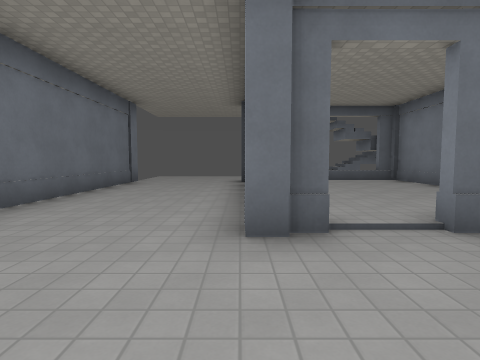
view 1 (above)

14 first-person views from a walk through a level from a Godot 3-D game. The camera is 1.3 m above the floor, tilts 4° down and sees 80° across. The floor is counted in squares, 2 m on a side. Each view is taken from the middle of a square. On the plan, view 1 faces up. The plan holds only what a view shows up to about 9 squares ahead; the rest is blank. The place goes on beyond the plan. Characters and animated objects are left out. Surface patterns are stand-ins for the level's own textures.

view 2
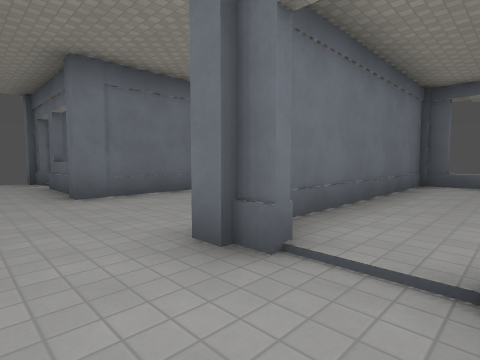

view 3
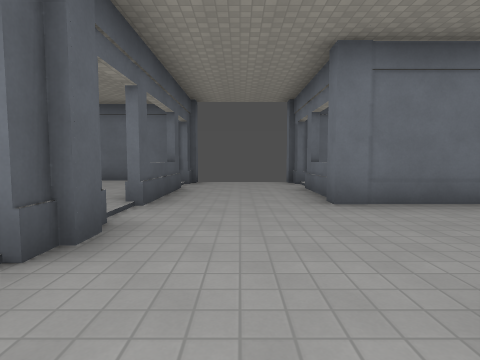

view 4
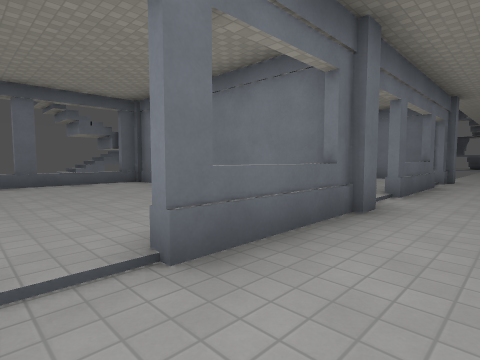

view 5
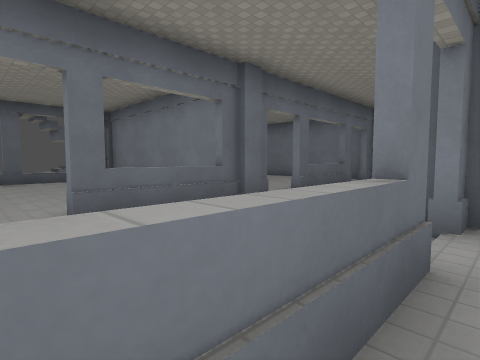

view 6
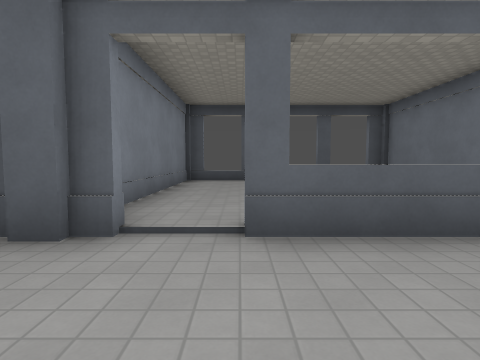

view 7
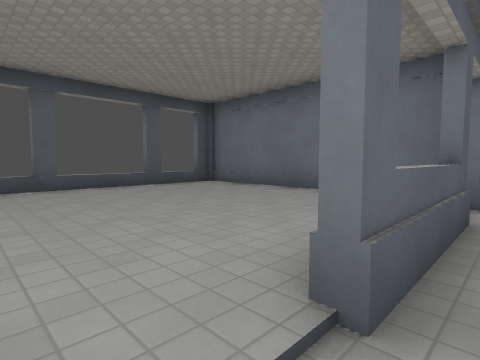

view 8
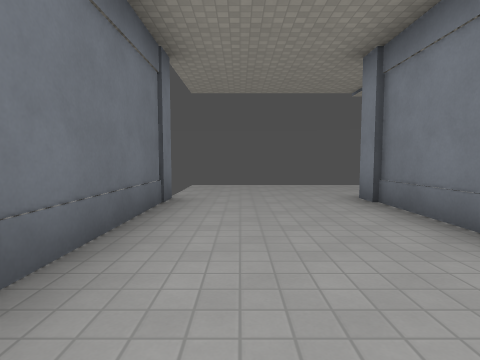

view 9
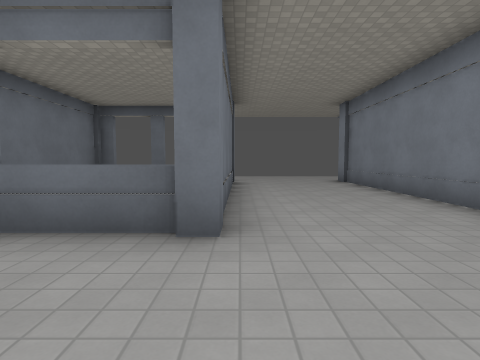

view 10
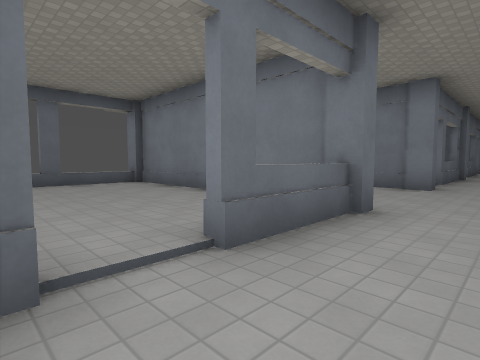

view 11
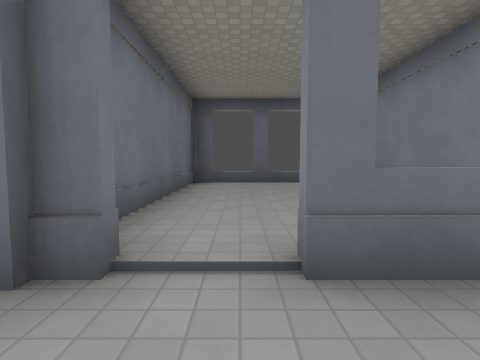

view 12
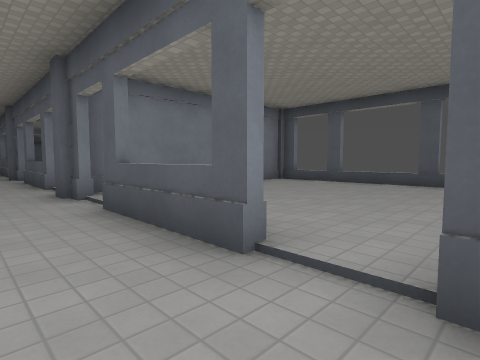

view 13
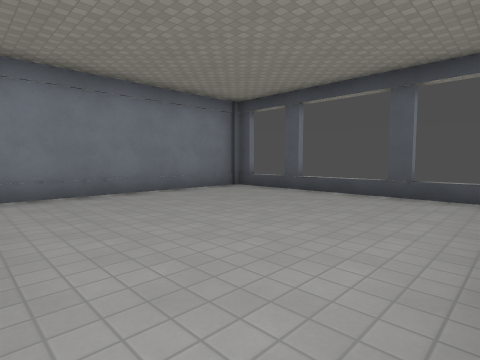

view 14
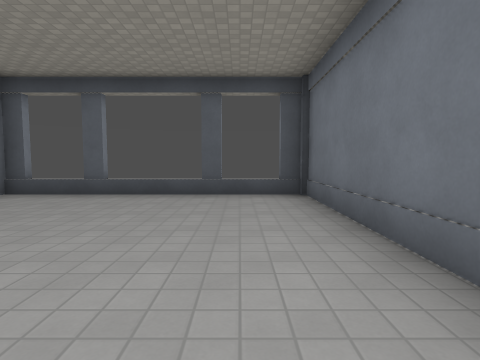

### Floor plan
Ten units are one square. View 1 is at (0, 0); x grows to the right and y downward. Boxes are objects, and circles mark ways between rooms. Rooms are numbered by the first view taken in them; rooms with no view inside come last. Other rooms are left out.
<svg viewBox="-80 -95 205 170">
<path fill="none" stroke="#000" d="M2 -25 2 -90M-32 -90 -32 -25 -58 -25M-20 4 -15 4M-14 4 -8 4M-14 14 -14 2 -11 2M-58 4 -30 4M9 -25 2 -25M46 -29 46 -85 16 -85M14 -85 0 -85M3 -86 3 -34M2 4 29 4M109 -25 101 -25M106 -27 106 -41M91 -25 64 -25M54 -25 19 -25M45 6 40 6M30 6 10 6M-68 -25 -75 -25M-73 6 -73 64 -60 64M-40 64 -14 64 -14 14M-50 -85 -73 -85 -73 -27M-34 -29 -34 -85 -46 -85"/>
<circle cx="15" cy="-90" r="3" fill="#2a7"/>
<circle cx="5" cy="-15" r="3" fill="#2a7"/>
<circle cx="-45" cy="-15" r="3" fill="#2a7"/>
<circle cx="-25" cy="5" r="3" fill="#2a7"/>
<circle cx="30" cy="-15" r="3" fill="#2a7"/>
<circle cx="-60" cy="0" r="3" fill="#2a7"/>
<circle cx="-60" cy="-30" r="3" fill="#2a7"/>
<text x="-20" y="-50">1</text>
<text x="20" y="-50">2</text>
<text x="120" y="10">3</text>
<text x="-70" y="-20">4</text>
<text x="-50" y="30">5</text>
<text x="-60" y="-60">6</text>
</svg>
Room 1 opens to room 2. Room 1 opens to room 4. Room 1 opens to room 5. Room 2 opens to room 3. Room 4 opens to room 5. Room 4 opens to room 6.

Where each view was taken, in squares from view 1:
view 1: 0 up, 0 right, facing up
view 2: 1 up, 2 right, facing up-left
view 3: 1 up, 1 right, facing left
view 4: 1 up, 1 right, facing up-right
view 5: 1 down, 1 right, facing up-right
view 6: 2 up, 3 left, facing down
view 7: 0 up, 2 left, facing down-left
view 8: 4 up, 2 left, facing up
view 9: 0 up, 3 left, facing up
view 10: 1 up, 7 left, facing up-right
view 11: 1 up, 6 left, facing up
view 12: 1 up, 7 left, facing down-right
view 13: 1 down, 7 left, facing down-right
view 14: 1 down, 6 left, facing down
